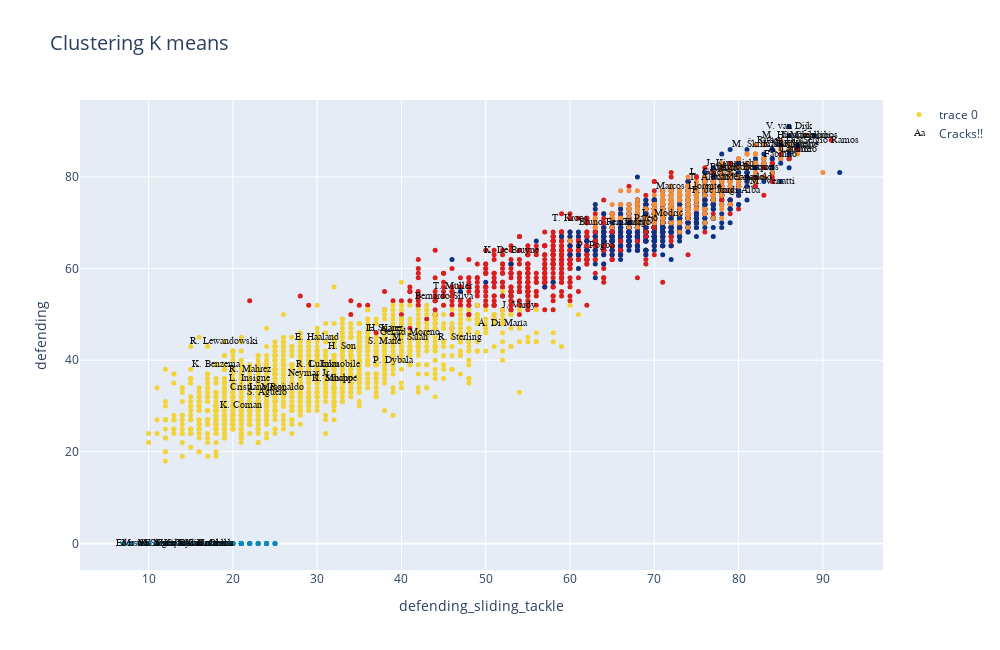

Here is the notebook cell this chart was saved with:
### Code cell
#En Jupyter:
iplot(fig)
#plot(fig)

### Figure 1 — Plotly figure (JSON) as saved in the notebook; plotly's stock layout.template omitted (floating-point values rounded to 4 significant figures; data arrays with more than 128 entries replaced by an {"elided": "..."} marker saying what was removed)
{"data": [{"marker": {"color": {"elided": "4593 int values"}, "colorscale": [[0, "rgb(12,51,131)"], [0.25, "rgb(10,136,186)"], [0.5, "rgb(242,211,56)"], [0.75, "rgb(242,143,56)"], [1, "rgb(217,30,30)"]], "showscale": false, "size": 5}, "mode": "markers", "text": {"elided": "4593 str values"}, "type": "scatter", "x": {"elided": "4593 int values"}, "y": {"elided": "4593 int values"}}, {"mode": "text", "name": "Cracks!!", "opacity": 0.9, "text": ["L. Messi", "R. Lewandowski", "Cristiano Ronaldo", "Neymar Jr", "K. De Bruyne", "J. Oblak", "K. Mbappé", "M. Neuer", "M. ter Stegen", "H. Kane", "N. Kanté", "K. Benzema", "T. Courtois", "H. Son", "Casemiro", "V. van Dijk", "S. Mané", "M. Salah", "Ederson", "J. Kimmich", "Alisson", "G. Donnarumma", "Sergio Ramos", "L. Suárez", "T. Kroos", "R. Lukaku", "K. Navas", "R. Sterling", "Bruno Fernandes", "E. Haaland", "S. Agüero", "H. Lloris", "L. Modrić", "Á. Di María", "W. Szczęsny", "T. Müller", "C. Immobile", "P. Pogba", "M. Verratti", "Marquinhos", "L. Goretzka", "P. Dybala", "A. Robertson", "F. de Jong", "T. Alexander-Arnold", "J. Sancho", "Rúben Dias", "G. Chiellini", "S. Handanovič", "M. Hummels", "Jordi Alba", "Thiago", "Sergio Busquets", "Parejo", "K. Casteels", "L. Insigne", "K. Koulibaly", "R. Varane", "R. Mahrez", "Gerard Moreno", "J. Vardy", "Fabinho", "João Cancelo", "A. Laporte", "K. Coman", "Bernardo Silva", "Marcos Llorente", "Rodri", "M. Škriniar"], "textfont": {"color": "black", "family": "sans serif", "size": 10}, "type": "scatter", "x": [24, 19, 24, 29, 53, 18, 32, 11, 10, 38, 86, 18, 16, 33, 87, 86, 38, 41, 8, 79, 16, 16, 91, 38, 60, 30, 14, 47, 65, 30, 24, 18, 71, 52, 12, 46, 32, 63, 84, 89, 77, 39, 81, 77, 79, 32, 85, 88, 13, 86, 80, 68, 81, 69, 17, 22, 86, 87, 22, 41, 54, 85, 80, 86, 21, 45, 74, 78, 82], "y": [34, 44, 34, 37, 64, 0, 36, 0, 0, 47, 87, 39, 0, 43, 86, 91, 44, 45, 0, 83, 0, 0, 88, 47, 71, 39, 0, 45, 70, 45, 33, 0, 72, 48, 0, 56, 39, 65, 79, 89, 81, 40, 82, 77, 80, 36, 88, 89, 0, 89, 77, 70, 82, 71, 0, 36, 87, 87, 38, 46, 52, 85, 80, 86, 30, 54, 78, 82, 87]}], "layout": {"autosize": false, "height": 650, "title": {"font": {"size": 20}, "text": "Clustering K means "}, "width": 1000, "xaxis": {"autorange": true, "range": [1.865, 97.13], "title": {"text": "defending_sliding_tackle"}, "type": "linear"}, "yaxis": {"autorange": true, "range": [-5.814, 96.81], "title": {"text": "defending"}, "type": "linear"}}}
